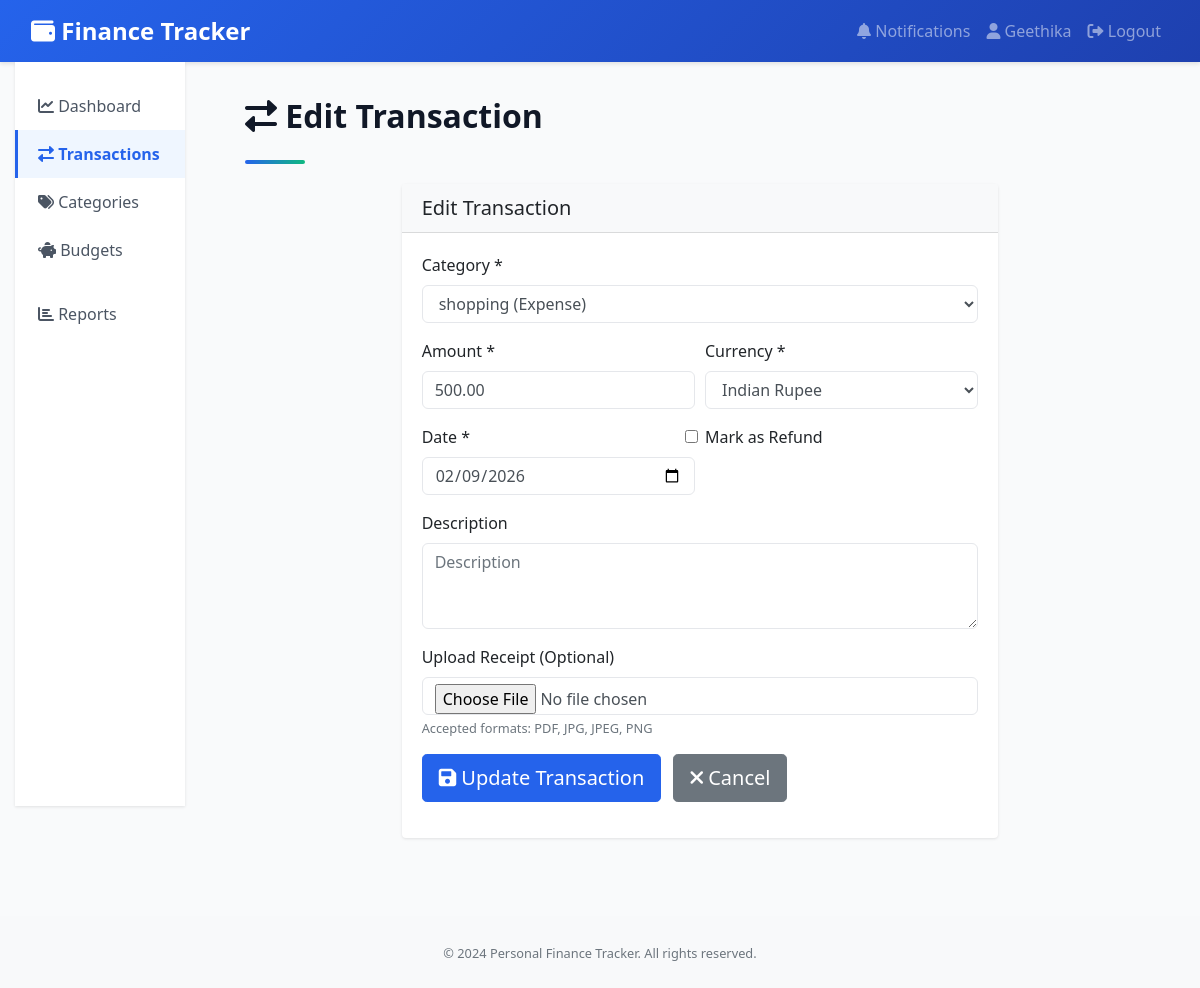
Page /transactions/2/edit/ (signed in) on the committed database.
### transactions/models.py (models this page shows, shortened)
class Transaction(models.Model):
    CURRENCY_CHOICES = [
        ('USD', 'US Dollar'),
        ('EUR', 'Euro'),
        ('GBP', 'British Pound'),
        ('INR', 'Indian Rupee'),
        ('JPY', 'Japanese Yen'),
        ('AUD', 'Australian Dollar'),
        ('CAD', 'Canadian Dollar'),
    ]
    user = models.ForeignKey(User, on_delete=models.CASCADE)
    category = models.ForeignKey(Category, on_delete=models.SET_NULL, null=True)
    amount = models.DecimalField(max_digits=10, decimal_places=2)
    currency = models.CharField(
        max_length=3,
        default='USD',
        choices=CURRENCY_CHOICES
    )
    date = models.DateField()
    description = models.TextField(blank=True)
    receipt = models.ForeignKey(Receipt, on_delete=models.SET_NULL, null=True, blank=True)
    created_at = models.DateTimeField(auto_now_add=True)
    updated_at = models.DateTimeField(auto_now=True)
    is_refund = models.BooleanField(default=False)
    class Meta:
        ordering = ['-date', '-created_at']
        indexes = [
            models.Index(fields=['user', 'date']),
            models.Index(fields=['user', 'category']),
        ]

### transactions/views.py (the view)
# urls.py: path('transactions/<int:pk>/edit/', views.transaction_edit, name='transaction_edit'),
@login_required
def transaction_edit(request, pk):
    transaction = get_object_or_404(Transaction, pk=pk, user=request.user)
    old_amount = transaction.amount
    if request.method == 'POST':
        form = TransactionForm(request.POST, request.FILES, instance=transaction, user=request.user)
        if form.is_valid():
            transaction = form.save(commit=False)
            if form.cleaned_data.get('receipt_file'):
                if transaction.receipt:
                    transaction.receipt.file.delete()
                receipt = Receipt.objects.create(
                    user=request.user,
                    file=form.cleaned_data['receipt_file']
                )
                transaction.receipt = receipt
            transaction.clean()
            transaction.save()
            if old_amount != transaction.amount and transaction.category and transaction.category.type == 'expense':
                try:
                    budget = Budget.objects.get(user=request.user, category=transaction.category)
                    difference = transaction.amount - old_amount
                    budget.spent = Decimal(str(budget.spent)) + difference
                    budget.save()
                except Budget.DoesNotExist:
                    pass
            messages.success(request, 'Transaction updated successfully!')
            return redirect('transaction_list')
    else:
        form = TransactionForm(instance=transaction, user=request.user)
    has_categories = Category.objects.filter(user=request.user).exists()
    return render(request, 'transactions/transaction_form.html', {
        'form': form,
        'action': 'Edit',
        'transaction': transaction,
        'has_categories': has_categories,
    })

### transactions/forms.py (shortened to what this page needs)
class TransactionForm(forms.ModelForm):
    receipt_file = forms.FileField(required=False, widget=forms.FileInput(attrs={'class': 'form-control', 'accept': '.pdf,.jpg,.jpeg,.png'}))
    class Meta:
        model = Transaction
        fields = ['category', 'amount', 'currency', 'date', 'description', 'is_refund']
        widgets = {
            'category': forms.Select(attrs={'class': 'form-control'}),
            'amount': forms.NumberInput(attrs={'class': 'form-control', 'placeholder': 'Amount', 'step': '0.01'}),
            'currency': forms.Select(attrs={'class': 'form-control'}),
            'date': forms.DateInput(attrs={'class': 'form-control', 'type': 'date'}),
            'description': forms.Textarea(attrs={'class': 'form-control', 'rows': 3, 'placeholder': 'Description'}),
            'is_refund': forms.CheckboxInput(attrs={'class': 'form-check-input'}),
        }
    def __init__(self, *args, **kwargs):
        user = kwargs.pop('user', None)
        super().__init__(*args, **kwargs)
        if user:
            self.instance.user = user
            self.fields['category'].queryset = Category.objects.filter(user=user)

### transactions/models.py (called while the page is built)
    def __str__(self):
        return f"{self.name} ({self.get_type_display()})"

### templates/transactions/transaction_form.html (shortened to what this page needs)
{% extends 'base.html' %}
{% block content %}
<div class="page-title">
    <i class="fas fa-exchange-alt"></i> {% if action == 'Edit' %}Edit{% else %}Add{% endif %} Transaction
</div>
<div class="underline"></div>
<div class="row">
    <div class="col-md-8 offset-md-2">
        <div class="card">
            <div class="card-header bg-light">
                <h5 class="mb-0">{% if action == 'Edit' %}Edit Transaction{% else %}Create New Transaction{% endif %}</h5>
            </div>
            <div class="card-body">
                <form method="post" enctype="multipart/form-data" novalidate>
                    <div class="form-group">
                        <label for="{{ form.category.id_for_label }}">Category *</label>
                        {{ form.category }}
                    </div>
                    <div class="form-row">
                        <div class="form-group col-md-6">
                            <label for="{{ form.amount.id_for_label }}">Amount *</label>
                            {{ form.amount }}
                        </div>
                        <div class="form-group col-md-6">
                            <label for="{{ form.currency.id_for_label }}">Currency *</label>
                            {{ form.currency }}
                        </div>
                    </div>
                    <div class="form-row">
                        <div class="form-group col-md-6">
                            <label for="{{ form.date.id_for_label }}">Date *</label>
                            {{ form.date }}
                        </div>
                        <div class="form-group col-md-6">
                            <label for="{{ form.is_refund.id_for_label }}">
                                {{ form.is_refund }} Mark as Refund
                            </label>
                        </div>
                    </div>
                    <div class="form-group">
                        <label for="{{ form.description.id_for_label }}">Description</label>
                        {{ form.description }}
                    </div>
                    <div class="form-group">
                        <label for="{{ form.receipt_file.id_for_label }}">Upload Receipt (Optional)</label>
                        {{ form.receipt_file }}
                        <small class="form-text text-muted">Accepted formats: PDF, JPG, JPEG, PNG</small>
                    </div>
                    <div class="form-group">
                        <button type="submit" class="btn btn-primary btn-lg">
                            <i class="fas fa-save"></i> {% if action == 'Edit' %}Update{% else %}Create{% endif %} Transaction
                        </button>
                        <a href="{% url 'transaction_list' %}" class="btn btn-secondary btn-lg ml-2">
                            <i class="fas fa-times"></i> Cancel
                        </a>
                    </div>
                </form>
            </div>
        </div>
    </div>
</div>
{% endblock %}

### templates/base.html (shortened to what this page needs)
<!DOCTYPE html>
<html lang="en">
<head>
    <link href="https://cdn.jsdelivr.net/npm/bootstrap@4.6.0/dist/css/bootstrap.min.css" rel="stylesheet">
    <link rel="stylesheet" href="https://cdnjs.cloudflare.com/ajax/libs/font-awesome/6.0.0/css/all.min.css">
</head>
<body>
    <nav class="navbar navbar-expand-lg navbar-dark">
        <div class="container-fluid">
            <a class="navbar-brand" href="{% url 'dashboard' %}">
                <i class="fas fa-wallet"></i> Finance Tracker
            </a>
            <div class="collapse navbar-collapse" id="navbarNav">
                <ul class="navbar-nav ml-auto">
                    {% if user.is_authenticated %}
                        <li class="nav-item">
                            <a class="nav-link" href="{% url 'notification_list' %}">
                                <i class="fas fa-bell"></i> Notifications
                            </a>
                        </li>
                        <li class="nav-item">
                            <a class="nav-link" href="{% url 'profile' %}">
                                <i class="fas fa-user"></i> {{ user.first_name|default:user.username }}
                            </a>
                        </li>
                        <li class="nav-item">
                            <a class="nav-link" href="{% url 'logout' %}">
                                <i class="fas fa-sign-out-alt"></i> Logout
                            </a>
                        </li>
                    {% endif %}
                </ul>
            </div>
        </div>
    </nav>
    <div class="container-fluid">
        <div class="row">
            {% if user.is_authenticated %}
                <div class="col-md-2">
                    <div class="sidebar">
                        <div class="nav flex-column">
                            <a class="nav-link {% if request.resolver_match.url_name == 'dashboard' %}active{% endif %}" href="{% url 'dashboard' %}">
                                <i class="fas fa-chart-line"></i> Dashboard
                            </a>
                            <a class="nav-link {% if 'transaction' in request.resolver_match.url_name %}active{% endif %}" href="{% url 'transaction_list' %}">
                                <i class="fas fa-exchange-alt"></i> Transactions
                            </a>
                            <a class="nav-link {% if 'category' in request.resolver_match.url_name %}active{% endif %}" href="{% url 'category_list' %}">
                                <i class="fas fa-tags"></i> Categories
                            </a>
                            <a class="nav-link {% if 'budget' in request.resolver_match.url_name %}active{% endif %}" href="{% url 'budget_list' %}">
                                <i class="fas fa-piggy-bank"></i> Budgets
                            </a>
                            <a class="nav-link" href="{% url 'report_monthly' %}">
                                <i class="fas fa-chart-bar"></i> Reports
                            </a>
                        </div>
                    </div>
                </div>
                <div class="col-md-10">
            {% endif %}
            <div class="content-area">
                {% block content %}{% endblock %}
            </div>
            {% if user.is_authenticated %}
                </div>
            {% endif %}
        </div>
    </div>
    <footer class="bg-light py-4 mt-5">
        <div class="container-fluid text-center">
            <small class="text-muted">&copy; 2024 Personal Finance Tracker. All rights reserved.</small>
        </div>
    </footer>
</body>
</html>

### templates/base.html (style rules this page uses)
:root { --primary-color: #2563eb; --secondary-color: #10b981; --danger-color: #ef4444; --warning-color: #f59e0b; }
body { background-color: #f9fafb; font-family: 'Segoe UI', Tahoma, Geneva, Verdana, sans-serif; }
.navbar { background: linear-gradient(135deg, var(--primary-color) 0%, #1e40af 100%); box-shadow: 0 2px 4px rgba(0,0,0,0.1); }
.navbar-brand { font-weight: 700; font-size: 1.5rem; }
.sidebar { background-color: #ffffff; box-shadow: 0 1px 3px rgba(0,0,0,0.1); min-height: calc(100vh - 56px); padding: 20px 0; }
.sidebar .nav-link { color: #4b5563; padding: 12px 20px; border-left: 3px solid transparent; transition: all 0.3s ease; }
.sidebar .nav-link.active { background-color: #eff6ff; border-left-color: var(--primary-color); color: var(--primary-color); font-weight: 600; }
.content-area { padding: 30px; }
.card { border: none; box-shadow: 0 1px 3px rgba(0,0,0,0.1); transition: all 0.3s ease; }
.btn-primary { background-color: var(--primary-color); border-color: var(--primary-color); }
.form-control, .form-select { border-radius: 6px; border: 1px solid #e5e7eb; }
.page-title { font-size: 2rem; font-weight: 700; color: #111827; margin-bottom: 20px; }
.underline { width: 60px; height: 4px; background: linear-gradient(90deg, var(--primary-color) 0%, var(--secondary-color) 100%); border-radius: 2px; margin-bottom: 20px; }

### rows in the picture
Transaction: category "shopping (Expense)", amount "500.00", currency "Indian Rupee", date "02/09/2026"

### other values in the picture
{{ user.first_name|default:user.username }} "Geethika"
